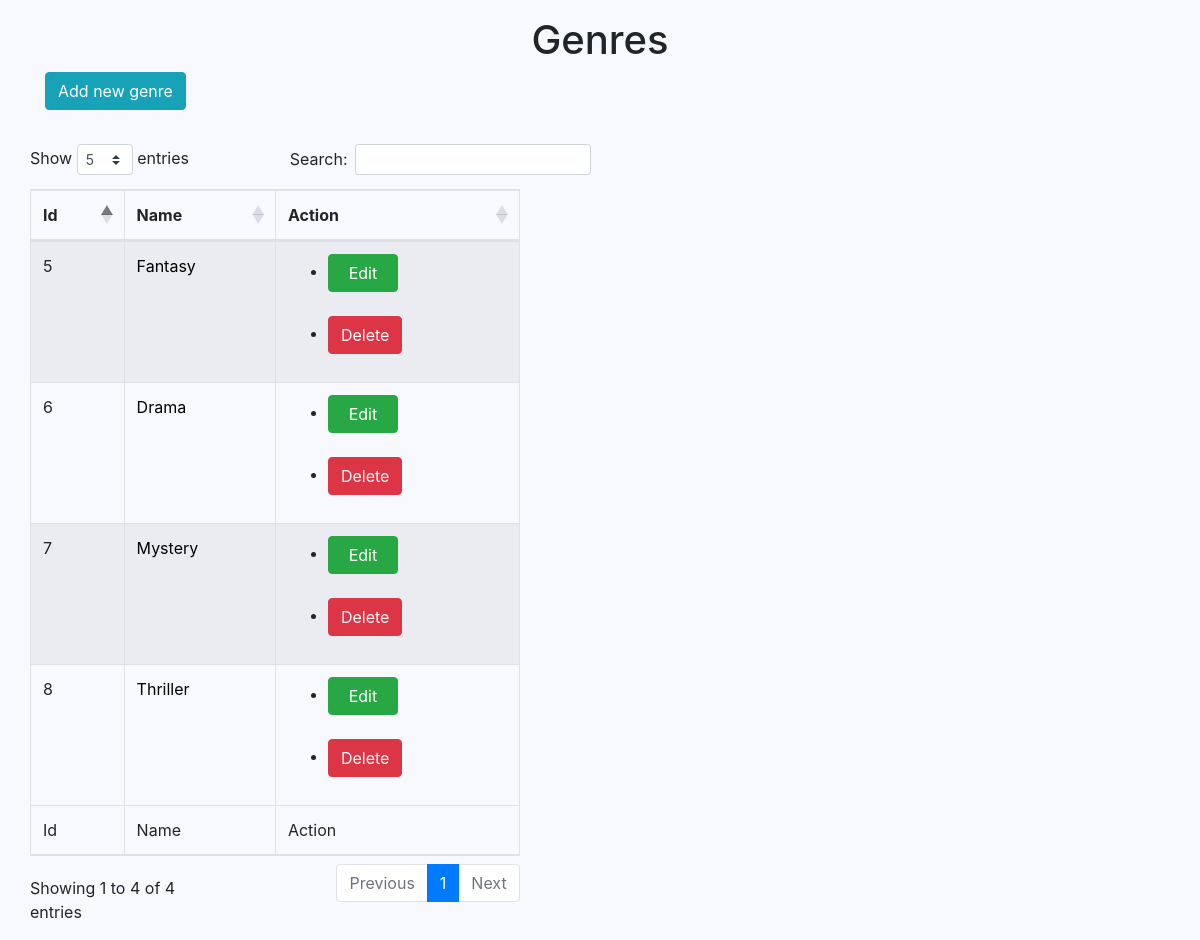
/admin/index.php?controller=genre&action=list, run on an earlier commit of the app's database.
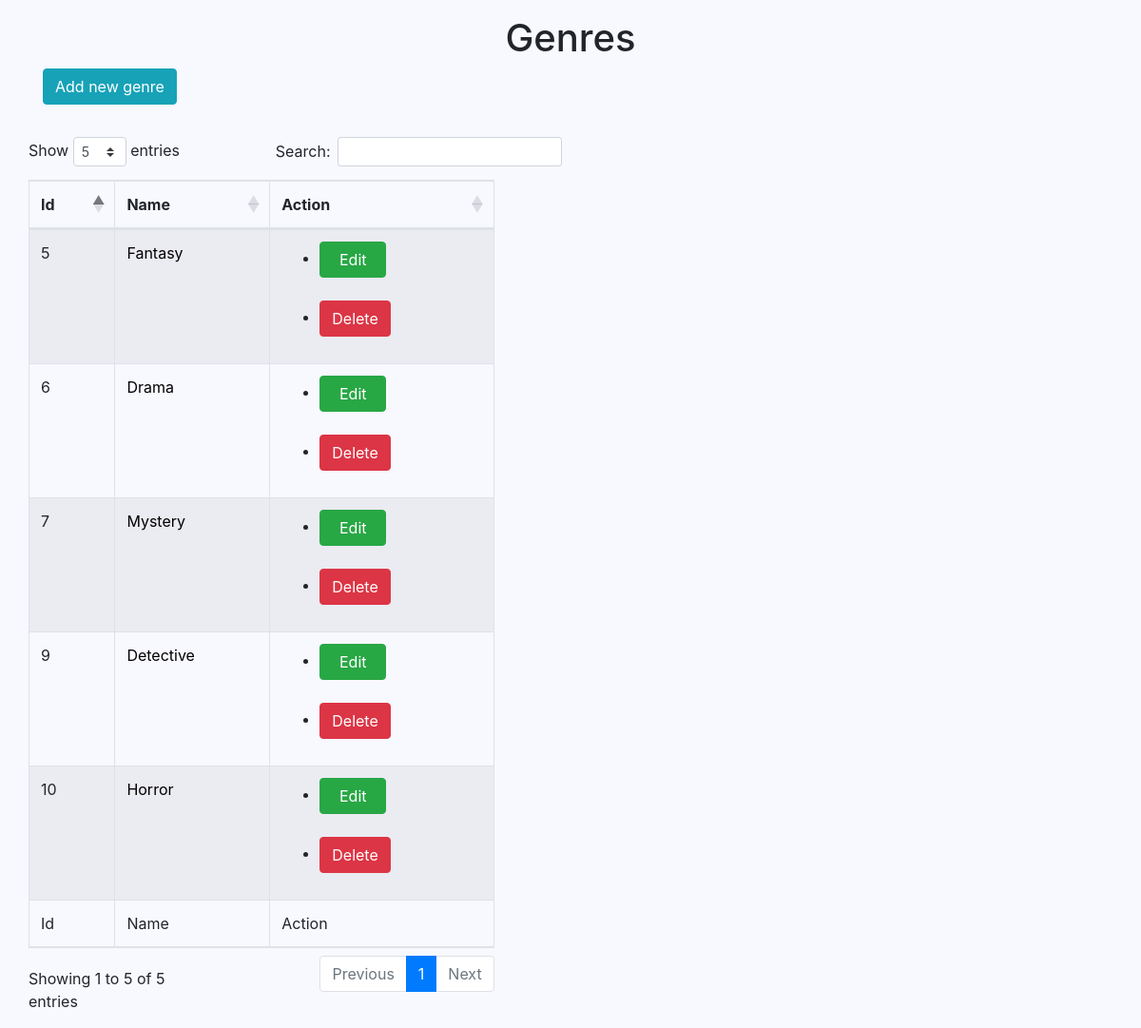
And on a later commit of the database.
### tables this page shows
CREATE TABLE `genre` (
  `id` int(11) NOT NULL,
  `name` varchar(255) NOT NULL
);

### admin/controllers/GenreController.php (called while the page is built, shortened)
<?php
require __DIR__ . '/../../service/GenreService.php';
class GenreController extends Validate
{
    public function listAction()
    {
        $genreModel = new GenreService();
        $genres = $genreModel->getAll();
        include __DIR__ . '/../views/genre/list.php';
    }
}

### service/BaseDbService.php (called while the page is built, shortened)
<?php
abstract class BaseDbService
{
    public function newConnection()
    {
        $dbServer = 'localhost';
        $dbName = 'book_catalog';
        $dbUser = 'root';
        $dbPassword = 'root';
        $this->connect = new mysqli($dbServer, $dbUser, $dbPassword, $dbName);
        return $this->connect;
    }
}

### service/GenreService.php (called while the page is built, shortened)
<?php
class GenreService extends BaseDbService
{
    public function getAll()
    {
        $result = $this->newConnection()->query("SELECT * FROM genre");
        $data = array();
        while ($row = $result->fetch_assoc()) {
            $data[] = $row;
        }
        return $data;
    }
}

### admin/views/genre/list.php (the view)
<?php include __DIR__ . '/../_header.php' ?>
    <div class="container mb-3 mt-3">
        <h1>Genres</h1>
        <a href="index.php?controller=genre&action=add" class="btn btn-info float-left" role="button">Add new
            genre</a>
        <br>
        <br>
        <br>
        <div class="row">
            <table class="table table-striped table-bordered mytable" style="width: 100%">
                <thead>
                <tr>
                    <th>Id</th>
                    <th>Name</th>
                    <th>Action</th>
                </tr>
                </thead>
                <tbody>
                <?php foreach ($genres as $genre): ?>
                    <tr>
                        <td>
                            <?php echo $genre['id'] ?>
                        </td>
                        <td>
                            <a href="index.php?controller=genre&action=edit&id=<?php echo $genre['id'] ?>">
                                <?php echo $genre['name'] ?>
                            </a>
                        </td>
                        <td>
                            <ul>
                                <li>
                                    <a href="index.php?controller=genre&action=edit&id=<?php echo $genre['id'] ?>"
                                       class="btn btn-success" role="button" style="width: 70px;">
                                        Edit
                                    </a>
                                </li>
                                <br>
                                <li>
                                    <a href="index.php?controller=genre&action=delete&id=<?php echo $genre['id'] ?>"
                                       onclick="return confirmDelete()" class="btn btn-danger" role="button">
                                        Delete
                                    </a>
                                </li>
                            </ul>
                        </td>
                    </tr>
                <?php endforeach ?>
                </tbody>
                <tfoot>
                <td>Id</td>
                <td>Name</td>
                <td>Action</td>
                </tfoot>
            </table>
        </div>
    </div>
<?php include __DIR__ . '/../_footer.php' ?>

What changed in the data, as far as the page shows it:
removed genre: id "8", name "Thriller"
added genre: id "9", name "Detective"
added genre: id "10", name "Horror"
Also different on the page:
text written by a page script: "Show entries Search: Showing 1 to 4 of 4 entries Previous 1 Next" → "Show entries Search: Showing 1 to 5 of 5 entries Previous 1 Next"
